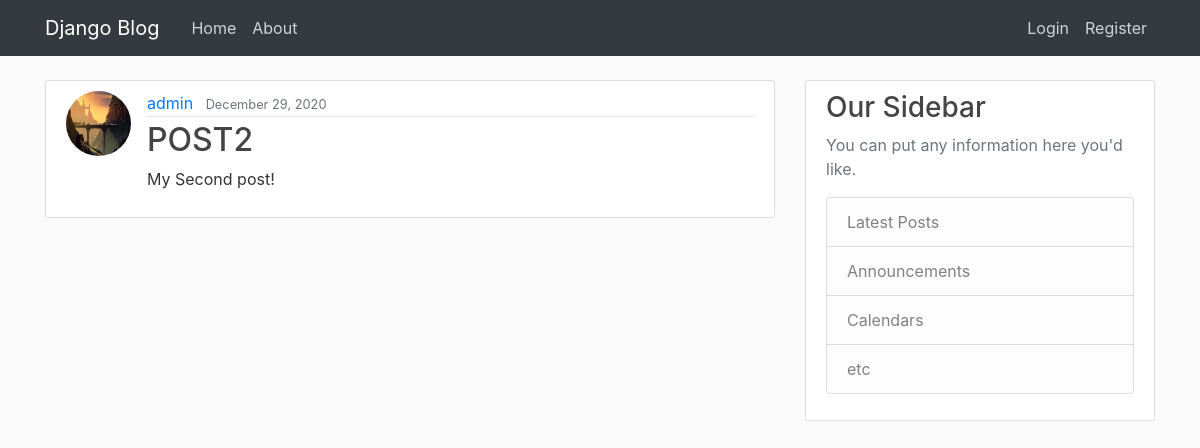
The app's page /post/4/ with its own data.
### blog/models.py (models this page shows, shortened)
class Post(models.Model) :
    title = models.CharField(max_length=100)
    content = models.TextField()
    date_posted = models.DateTimeField(default = timezone.now)
    author = models.ForeignKey(User, on_delete = models.CASCADE)

### users/models.py (models this page shows, shortened)
class Profile(models.Model) :
    user = models.OneToOneField(User, on_delete=models.CASCADE)
    profile_pic = models.ImageField(default="default.jpg", upload_to="profile_pics")

### blog/views.py (the view)
# urls.py: path("post/<int:pk>/", views.PostDetailView.as_view(), name = "post-detail"),
class PostDetailView(DetailView):
    model = Post
    template_name= "blog/post_detail.html"
    context_object_name= 'post'

### blog/templates/blog/post_detail.html (shortened to what this page needs)
{% extends "blog/base.html"%}
{% block content %}
    <article class="media content-section">
        <img class="rounded-circle article-img" src= "{{ post.author.profile.profile_pic.url }} ">
        <div class="media-body">
        <div class="article-metadata">
            <a class="mr-2" href="{% url 'user-posts' post.author.username %}">{{ post.author }}</a>
            <small class="text-muted">{{ post.date_posted|date:"F d, Y"}} &ensp;</small>
        </div>
        <h2 class="article-title">{{ post.title }}</h2>
        <p class="article-content">{{ post.content }}</p>
        </div>
    </article>
{% endblock content %}

### blog/static/blog/main.css (style rules this page uses)
body { background: #fafafa; color: #333333; margin-top: 5rem; }
h1, h2, h3, h4, h5, h6 { color: #444444; }
.content-section { background: #ffffff; padding: 10px 20px; border: 1px solid #dddddd; border-radius: 3px; margin-bottom: 20px; }
.article-title { color: #444444; }
.article-content { white-space: pre-line; }
.article-img { height: 65px; width: 65px; margin-right: 16px; }
.article-metadata { padding-bottom: 1px; margin-bottom: 4px; border-bottom: 1px solid #e3e3e3 }

### records on screen
Post: author.profile.profile_pic (picture), author "admin", date_posted "December 29, 2020", title "POST2", content "My Second post!"
